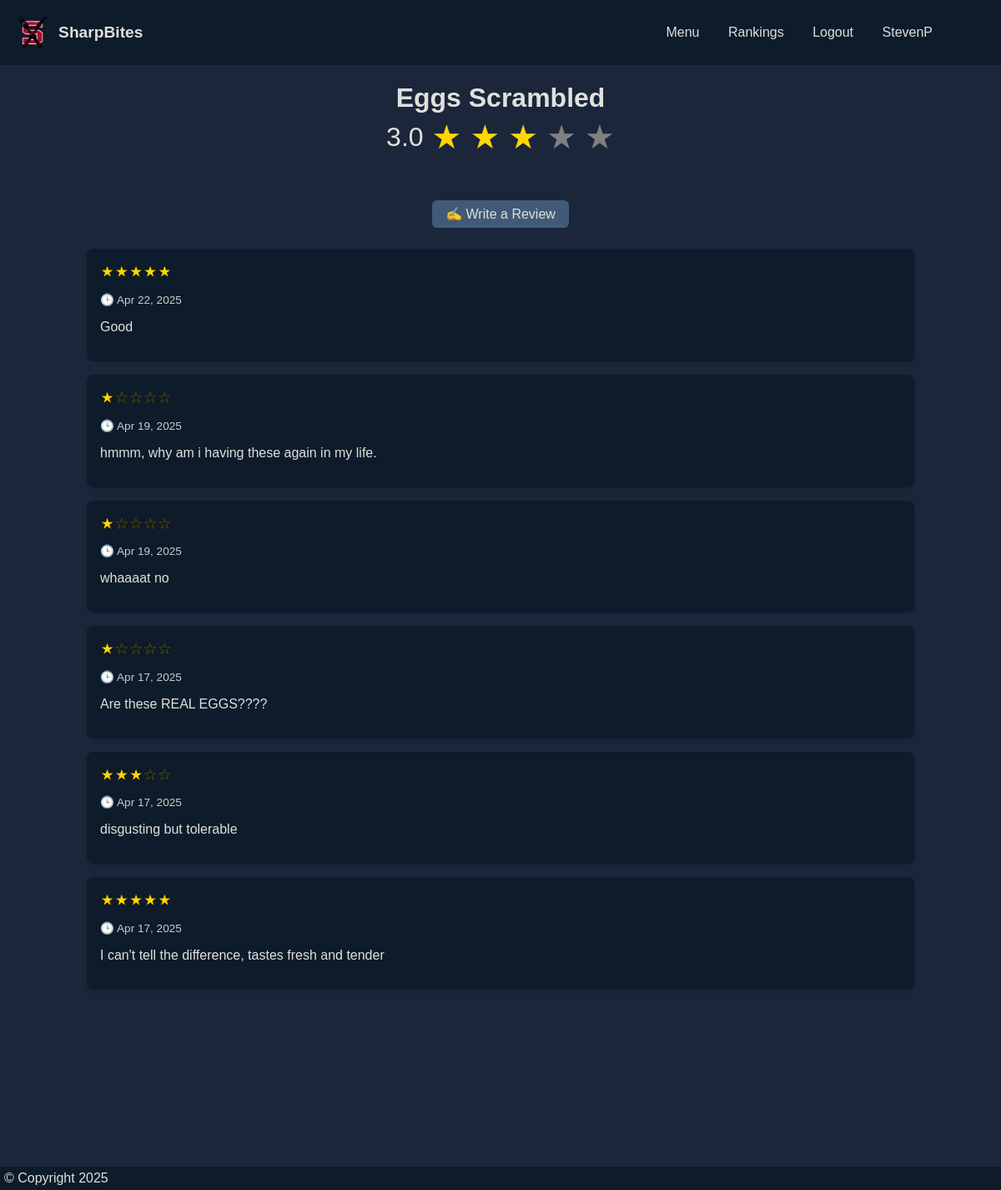
The app's page /reviews/Eggs Scrambled (signed in) with its own data.
### models.py (models this page shows, shortened)
class Dish(db.Model):
    id = db.Column(db.Integer, primary_key=True)
    name = db.Column(db.String(255), nullable=False)
    description = db.Column(db.Text)
    location = db.Column(db.String(100), nullable=False) # eg: world of flavor
    rating = db.Column(db.Float)  # Average rating
    daily_rating = db.Column(db.Float)  # Average rating for today only
    time = db.Column(db.String(50), nullable=False)  # breakfast, lunch, dinner
    properties = db.Column(db.String(255))  # comma-separated: vegan, gluten free, etc.
    itemtoday = db.Column(db.Boolean, default=False)  # Whether it's on today's menu
    reviews = db.relationship("Review", backref="dish", cascade="all, delete-orphan", lazy=True)

class Review(db.Model):
    id = db.Column(db.Integer, primary_key=True)
    dish_id = db.Column(db.Integer, db.ForeignKey('dish.id'), nullable=False)
    rating = db.Column(db.Float, nullable=False)
    content = db.Column(db.Text)
    date = db.Column(db.Date, default=date.today)
    author_id = db.Column(db.Integer, db.ForeignKey('user.id'), nullable=False)

### app.py (the view)
@app.route('/reviews/<food_name>')
def reviews(food_name):
    dish = Dish.query.filter_by(name=food_name).first()
    if not dish:
        return render_template("reviews.html", food=food_name, reviews=[], dish=None)
    reviews = Review.query.filter_by(dish_id=dish.id).order_by(desc(Review.date)).all()
    return render_template("reviews.html", food=food_name, reviews=reviews, dish=dish)

### app.py (called while the page is built)
@app.template_filter('stars')
def render_stars(rating):
    full = '★' * int(round(rating))
    empty = '☆' * (5 - int(round(rating)))
    return f"{full}{empty}"

### templates/reviews.html (shortened to what this page needs)
{% extends "base.html" %}
{% block head %}
    {{ super() }}
    <link rel="stylesheet" href="{{ url_for('static', filename='styles/reviews.css') }}">
{% endblock %}
{% block content %}
<main>
{% if dish %}
  <h1 id="title">{{ food }}</h1>
  <div id="overview">
    {% if dish.rating is none %}
      <p class="no-rating-msg">No ratings yet</p>
    {% else %}
      <p>{{ dish.rating }}</p>
      {% for i in range(5) %}
        {% if i > dish.rating - 1 %}
          <p id="mainstar" class="stillstars inactive">★</p>
        {% else %}
          <p id="mainstar" class="stillstars active">★</p>
        {% endif %}
      {% endfor %}
    {% endif %}
  </div>
  {% if session.get('user_id') %}
    <div class="write-review-container">
      <a href="{{ url_for('rate', food_name=dish.name) }}" class="btn">✍️ Write a Review</a>
    </div>
  {% endif %}
  {% for review in reviews %}
    {% if review.content != "" %}
      <div class="review-card">
          <span class="rating-stars">{{ review.rating|stars }}</span>
          <p class="review-date">🕒 {{ review.date.strftime('%b %d, %Y') }}</p>
          <p>{{ review.content }}</p>
      </div>
    {% endif %}
  {% endfor %}
{% else %}
  <h2>Sorry, we couldn't find this dish.</h2>
  <p>It may have been removed or never existed.</p>
{% endif %}
</main>
{% endblock %}

### static/styles/base.css (style rules this page uses)
body { background-color: #1B263B; color: #E0E1DD; font-family: "Larsseit",Helvetica,Arial,sans-serif; display: block; overflow-y: scroll; margin:0; overflow-x: hidden; }

### static/styles/reviews.css (style rules this page uses)
#title { text-align: center; margin-bottom: 0; }
.stillstars.active { color: gold; font-size: 1.1rem; }
.stillstars.inactive { color: gray; font-size: 1.1rem; }
#mainstar { margin:0; }
.review-card { width:80vw; background-color: #0D1B2A; border-radius: 8px; margin: auto; margin-bottom: 1rem; padding: 1rem; text-align: left; box-shadow: 0 2px 4px rgba(0,0,0,0.1); }
main { margin-bottom: 20vw; padding:0; }
#overview { display: flex; text-align: center; align-items: center; justify-content: center; font-size: 2rem; }
#overview p { margin:5px; margin-bottom: 5vw; }
#overview .stillstars { font-size: 2.5rem; }
.rating-stars { color: gold; font-size: 1.2rem; -webkit-text-stroke-width: 0.3px; -webkit-text-stroke-color: black; }
.review-date { font-size: 0.85rem; color: #ccc; margin-bottom: 0.5rem; }
.write-review-container { text-align: center; margin-bottom: 2rem; }
.write-review-container .btn { background-color: #415a77; color: #E0E1DD; padding: 0.5rem 1rem; border: none; border-radius: 6px; text-decoration: none; font-weight: 500; transition: background 0.2s ease; }

### records on screen
Dish: name "Eggs Scrambled", rating "3.0"
Review: rating|stars "★★★★★", date "Apr 22, 2025", content "Good"
Review: rating|stars "★☆☆☆☆", date "Apr 19, 2025", content "hmmm, why am i having these again in my life."
Review: rating|stars "★☆☆☆☆", date "Apr 19, 2025", content "whaaaat no"
Review: rating|stars "★☆☆☆☆", date "Apr 17, 2025", content "Are these REAL EGGS????"
Review: rating|stars "★★★☆☆", date "Apr 17, 2025", content "disgusting but tolerable"
Review: rating|stars "★★★★★", date "Apr 17, 2025", content "I can't tell the difference, tastes fresh and tender"

### other values on screen
{{ session['username'] }} "StevenP"
